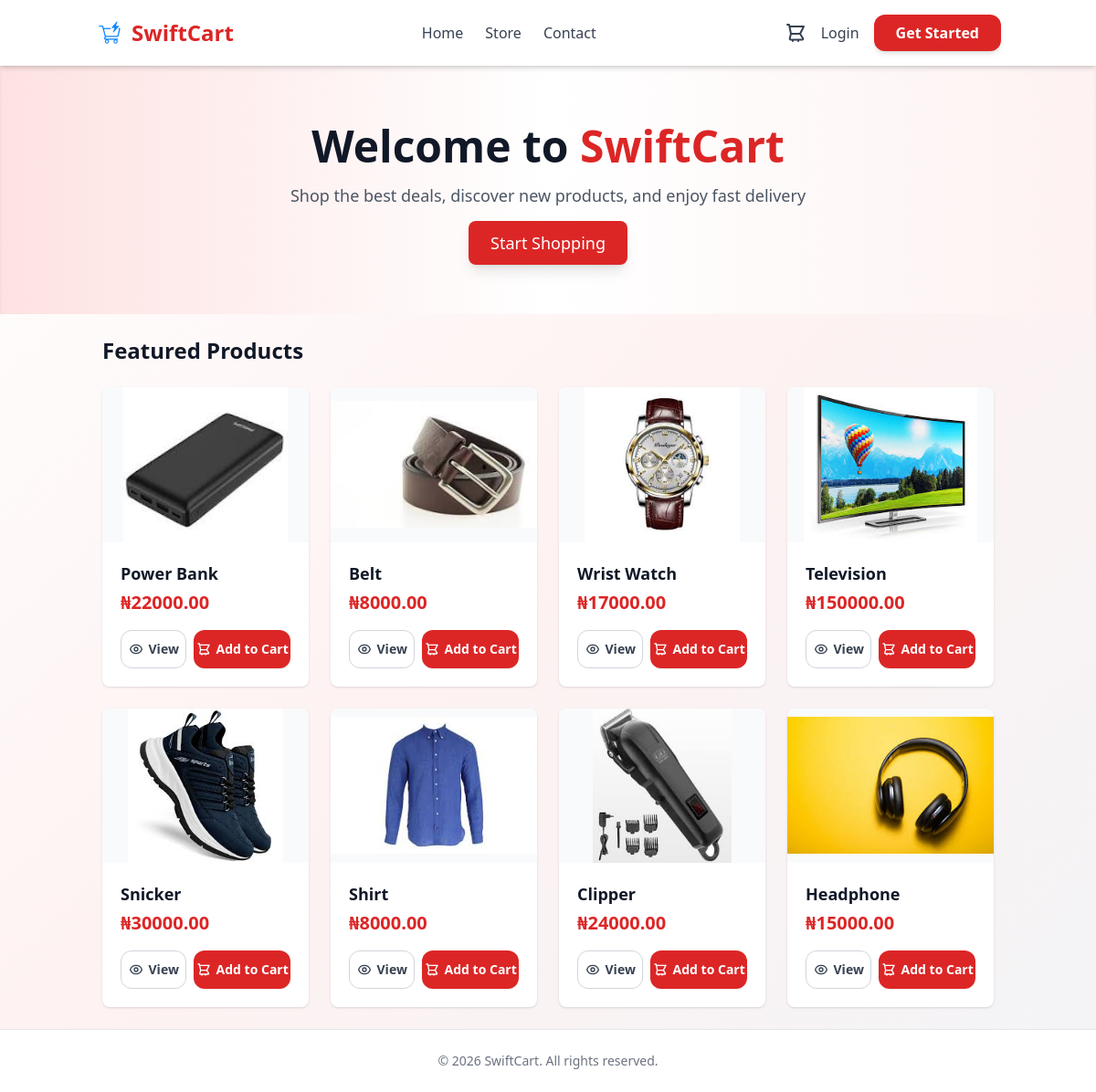
/, run on an earlier commit of the app's database.
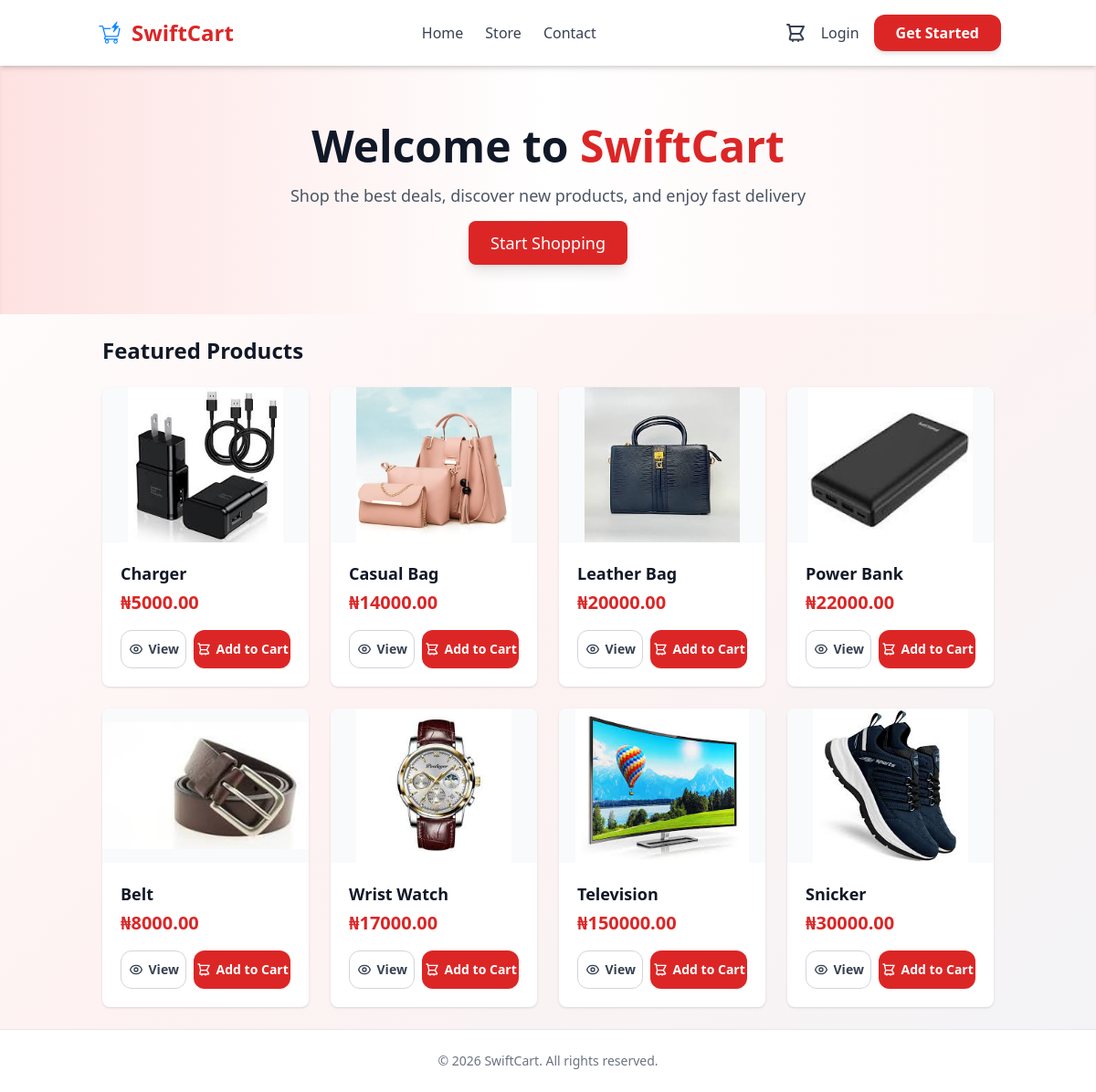
And on a later commit of the database.
### store/models.py (models this page shows, shortened)
class Product(models.Model):
    name = models.CharField(max_length=200)
    price = models.DecimalField(max_digits=10, decimal_places=2, default=0)
    category = models.ForeignKey(Category, on_delete=models.SET_NULL, null=True, blank=True)
    digital = models.BooleanField(default=False, null=True, blank=True)
    stock_count = models.IntegerField(default=10, null=True, blank=True)
    image = models.ImageField(null=True, blank=True, upload_to='products/')
    @property
    def imageURL(self):
        try:
            url = self.image.url
        except ValueError:
            url = ''
        return url

### store/views.py (the view)
# urls.py: path('', views.index, name='index'),
def index(request):
    products = Product.objects.all().order_by('-id')[:8]  # Show latest 8 products for a balanced grid
    context = {
        'products': products,
    }
    return render(request, "store/index.html", context)

### store/context_processors.py (called while the page is built)
def cart_item_count(request):
    data = get_cart_data(request)
    return {
        'cart_items_count': data['cart_items_count']
    }

### store/utils.py (called while the page is built, shortened)
def get_cart_data(request):
    cart = request.session.get('cart', {})
    cart_items_count = 0
    for item in cart.values():
        if isinstance(item, dict):
            cart_items_count += item.get('quantity', 0)
        else:
            cart_items_count += item  # assume it's an int
    return {
        'cart_items_count': cart_items_count,
        'cart_items': cart,
    }

### store/templates/store/index.html (shortened to what this page needs)
{% extends "store/main.html" %}
{% block hero %}
<section class="bg-gradient-to-r from-red-100 via-white to-red-50 py-16 shadow-inner">
    <div class="container mx-auto text-center px-4">
        <h1 class="text-4xl md:text-5xl font-extrabold text-gray-900 mb-4">
            Welcome to <span class="text-red-600">SwiftCart</span>
        </h1>
        <p class="text-lg text-gray-600 mb-6">
            Shop the best deals, discover new products, and enjoy fast delivery
        </p>
        <a href="{% url 'store' %}" class="bg-red-600 hover:bg-red-700 text-white px-6 py-3 rounded-lg shadow-lg text-lg">
            Start Shopping
        </a>
    </div>
</section>
{% endblock %}
{% block content %}
    <h2 class="text-2xl font-bold mb-6 text-gray-900">Featured Products</h2>
    <div class="grid grid-cols-1 sm:grid-cols-2 md:grid-cols-3 lg:grid-cols-4 gap-6">
        {% for product in products %}
            <div class="bg-white rounded-lg shadow hover:shadow-lg transition duration-200 overflow-hidden">
                <div class="aspect-[4/3] bg-gray-50 flex items-center justify-center">
                    <img src="{{ product.imageURL }}" alt="{{ product.name }}" class="w-full h-full object-contain">
                </div>
                <div class="p-5">
                    <h3 class="font-bold text-gray-900 text-lg mb-1 truncate">{{ product.name }}</h3>
                    <p class="text-red-600 font-extrabold text-xl mb-4">&#8358;{{ product.price }}</p>
                    <div class="flex gap-2">
                        <a href="{% url 'product_detail' product.id %}"
                           class="flex-1 inline-flex items-center justify-center bg-white border border-gray-300 text-gray-700 py-2.5 rounded-xl text-sm font-bold hover:bg-gray-50 transition-all duration-200">
                            View
                        </a>
                        <button data-product="{{ product.id }}" data-action="add"
                                class="add-to-cart-btn flex-[1.5] inline-flex items-center justify-center bg-red-600 text-white py-2.5 rounded-xl text-sm font-bold hover:bg-red-700 transition-all duration-200 shadow-sm hover:shadow-md active:scale-95">
                            <svg xmlns="http://www.w3.org/2000/svg" class="h-4 w-4 mr-1.5" fill="none" viewBox="0 0 24 24" stroke="currentColor">
                                <path stroke-linecap="round" stroke-linejoin="round" stroke-width="2" d="M3 3h2l.4 2M7 13h10l4-8H5.4M7 13L5.4 5M7 13l-1.3 5.3a1 1 0 001 1.2h12.6a1 1 0 001-1.2L17 13M9 21h.01M15 21h.01" />
                            </svg>
                            Add to Cart
                        </button>
                    </div>
                </div>
            </div>
        {% empty %}
            <p class="text-gray-500 col-span-full">No products available yet.</p>
        {% endfor %}
    </div>
{% endblock %}

What changed in the data, as far as the page shows it:
no longer on this page (row unchanged): Product: imageURL (picture), name "Shirt", price "8000.00"
no longer on this page (row unchanged): Product: imageURL (picture), name "Clipper", price "24000.00"
no longer on this page (row unchanged): Product: imageURL (picture), name "Headphone", price "15000.00"
added Product: imageURL (picture), name "Charger", price "5000.00"
added Product: imageURL (picture), name "Casual Bag", price "14000.00"
added Product: imageURL (picture), name "Leather Bag", price "20000.00"
